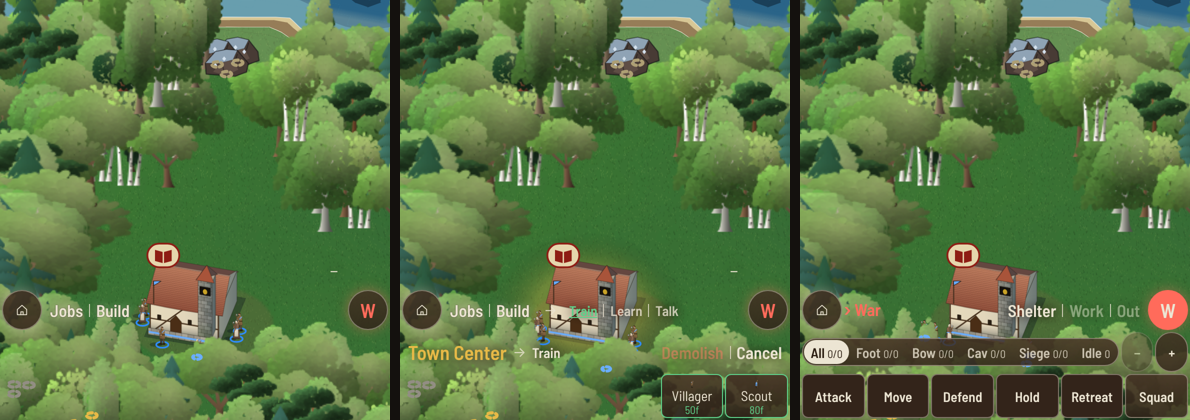

Write Python code to recreate this figure.
# How the game (n75) draws its menus today: the closed line, a building card, War. Real screens, nothing drawn over.
import asyncio
from playwright.async_api import async_playwright
from PIL import Image
V = '/home/claude/first-keep/frankenstein-refresh/v100'; OUT = '/home/claude/first-keep/mockups/cards/'
async def main():
    async with async_playwright() as p:
        b = await p.chromium.launch(executable_path='/usr/bin/google-chrome', args=['--no-sandbox', '--allow-file-access-from-files'])
        pg = await b.new_page(viewport={'width': 390, 'height': 844}, device_scale_factor=2); await pg.goto('file://' + V + '/index.html#20261105'); await pg.wait_for_timeout(2500)
        await pg.evaluate("() => { start(20261105); FK.fog(false); paused = false; K.t = D.day / 4; climate(0); MENU.S.tab = null; MENU.render(true); const h = FK.seatOf(0); FK.cam.follow = false; FK.cam.x = h.vx; FK.cam.y = h.vy - 230; }"); await pg.wait_for_timeout(700)
        sheet = Image.new('RGB', (390 * 3 + 20, 420), (20, 17, 14)); bg = []
        for c, js in enumerate(["MENU.S.subject = null; MENU.S.tab = null;", "MENU.S.subject = FK.seatOf(0);", "MENU.S.subject = null; MENU.act('war');"]):
            await pg.evaluate("(js) => { eval(js); MENU.render(true); }", js); await pg.wait_for_timeout(500); await pg.screenshot(path='/tmp/n.png'); sheet.paste(Image.open('/tmp/n.png').resize((390, 844)).crop((0, 424, 390, 844)), (c * 400, 0))
            bg.append(await pg.evaluate("() => [...document.querySelectorAll('#base, #base > *, #ui')].map((e) => e.id + '.' + e.className + ' ' + getComputedStyle(e).backgroundImage.slice(0, 90) + ' ' + getComputedStyle(e).backgroundColor)"))
        sheet.save(OUT + 'now.png'); print(bg[1]); await b.close()
asyncio.run(main())
